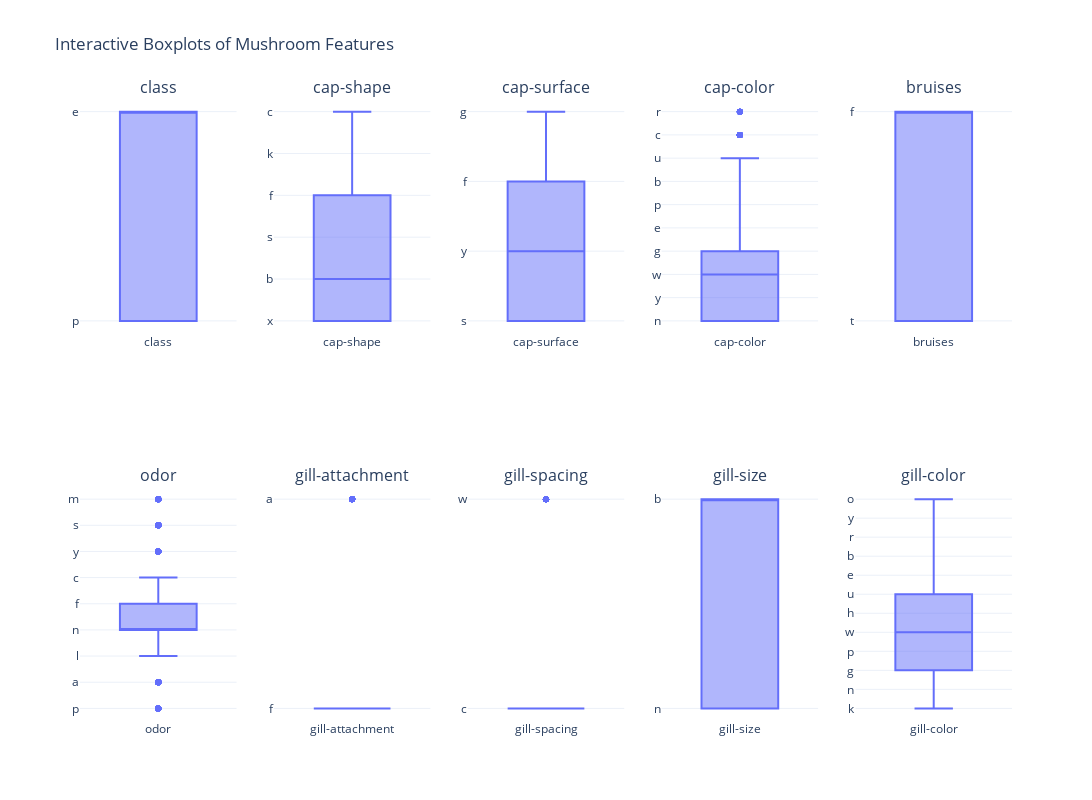

The cell this chart's notebook holds for it:
### Markdown cell above
### Let's see the boxplot to analyze data

### Code cell
cols = list(data.columns)
figs = []
for col in cols:
    fig = px.box(data, y=col, points="all", color_discrete_sequence=["#636EFA"])
    fig.update_layout(title=col, showlegend=False, margin=dict(l=40, r=40, t=40, b=40))
    figs.append(fig)

rows = ceil(len(cols) / 5)
fig = make_subplots(rows=rows, cols=5, subplot_titles=cols)

for i, col in enumerate(cols):
    r, c = divmod(i, 5)
    trace = go.Box(y=data[col], boxpoints="outliers", name=col, marker_color="#636EFA")
    fig.add_trace(trace, row=r+1, col=c+1)


total_plots = rows * 5
if total_plots > len(cols):
    for j in range(len(cols), total_plots):
        r, c = divmod(j, 5)
        fig.add_trace(go.Scatter(x=[], y=[]), row=r+1, col=c+1)
        fig.update_xaxes(visible=False, row=r+1, col=c+1)
        fig.update_yaxes(visible=False, row=r+1, col=c+1)

fig.update_layout(height=400 * rows,width=1200,title_text="Interactive Boxplots of Mushroom Features", showlegend=False,template="plotly_white")
fig.show()

### Figure 1 — Plotly figure (JSON) as saved in the notebook; plotly's stock layout.template omitted (floating-point values rounded to 4 significant figures; data arrays with more than 128 entries replaced by an {"elided": "..."} marker saying what was removed)
{"data": [{"boxpoints": "outliers", "marker": {"color": "#636EFA"}, "name": "class", "type": "box", "xaxis": "x", "y": {"elided": "8124 str values"}, "yaxis": "y"}, {"boxpoints": "outliers", "marker": {"color": "#636EFA"}, "name": "cap-shape", "type": "box", "xaxis": "x2", "y": {"elided": "8124 str values"}, "yaxis": "y2"}, {"boxpoints": "outliers", "marker": {"color": "#636EFA"}, "name": "cap-surface", "type": "box", "xaxis": "x3", "y": {"elided": "8124 str values"}, "yaxis": "y3"}, {"boxpoints": "outliers", "marker": {"color": "#636EFA"}, "name": "cap-color", "type": "box", "xaxis": "x4", "y": {"elided": "8124 str values"}, "yaxis": "y4"}, {"boxpoints": "outliers", "marker": {"color": "#636EFA"}, "name": "bruises", "type": "box", "xaxis": "x5", "y": {"elided": "8124 str values"}, "yaxis": "y5"}, {"boxpoints": "outliers", "marker": {"color": "#636EFA"}, "name": "odor", "type": "box", "xaxis": "x6", "y": {"elided": "8124 str values"}, "yaxis": "y6"}, {"boxpoints": "outliers", "marker": {"color": "#636EFA"}, "name": "gill-attachment", "type": "box", "xaxis": "x7", "y": {"elided": "8124 str values"}, "yaxis": "y7"}, {"boxpoints": "outliers", "marker": {"color": "#636EFA"}, "name": "gill-spacing", "type": "box", "xaxis": "x8", "y": {"elided": "8124 str values"}, "yaxis": "y8"}, {"boxpoints": "outliers", "marker": {"color": "#636EFA"}, "name": "gill-size", "type": "box", "xaxis": "x9", "y": {"elided": "8124 str values"}, "yaxis": "y9"}, {"boxpoints": "outliers", "marker": {"color": "#636EFA"}, "name": "gill-color", "type": "box", "xaxis": "x10", "y": {"elided": "8124 str values"}, "yaxis": "y10"}], "layout": {"annotations": [{"font": {"size": 16}, "showarrow": false, "text": "class", "x": 0.084, "xanchor": "center", "xref": "paper", "y": 1, "yanchor": "bottom", "yref": "paper"}, {"font": {"size": 16}, "showarrow": false, "text": "cap-shape", "x": 0.292, "xanchor": "center", "xref": "paper", "y": 1, "yanchor": "bottom", "yref": "paper"}, {"font": {"size": 16}, "showarrow": false, "text": "cap-surface", "x": 0.5, "xanchor": "center", "xref": "paper", "y": 1, "yanchor": "bottom", "yref": "paper"}, {"font": {"size": 16}, "showarrow": false, "text": "cap-color", "x": 0.708, "xanchor": "center", "xref": "paper", "y": 1, "yanchor": "bottom", "yref": "paper"}, {"font": {"size": 16}, "showarrow": false, "text": "bruises", "x": 0.916, "xanchor": "center", "xref": "paper", "y": 1, "yanchor": "bottom", "yref": "paper"}, {"font": {"size": 16}, "showarrow": false, "text": "odor", "x": 0.084, "xanchor": "center", "xref": "paper", "y": 0.375, "yanchor": "bottom", "yref": "paper"}, {"font": {"size": 16}, "showarrow": false, "text": "gill-attachment", "x": 0.292, "xanchor": "center", "xref": "paper", "y": 0.375, "yanchor": "bottom", "yref": "paper"}, {"font": {"size": 16}, "showarrow": false, "text": "gill-spacing", "x": 0.5, "xanchor": "center", "xref": "paper", "y": 0.375, "yanchor": "bottom", "yref": "paper"}, {"font": {"size": 16}, "showarrow": false, "text": "gill-size", "x": 0.708, "xanchor": "center", "xref": "paper", "y": 0.375, "yanchor": "bottom", "yref": "paper"}, {"font": {"size": 16}, "showarrow": false, "text": "gill-color", "x": 0.916, "xanchor": "center", "xref": "paper", "y": 0.375, "yanchor": "bottom", "yref": "paper"}], "height": 800, "showlegend": false, "title": {"text": "Interactive Boxplots of Mushroom Features"}, "width": 1200, "xaxis": {"anchor": "y", "domain": [0, 0.168]}, "xaxis10": {"anchor": "y10", "domain": [0.832, 1]}, "xaxis2": {"anchor": "y2", "domain": [0.208, 0.376]}, "xaxis3": {"anchor": "y3", "domain": [0.416, 0.584]}, "xaxis4": {"anchor": "y4", "domain": [0.624, 0.792]}, "xaxis5": {"anchor": "y5", "domain": [0.832, 1]}, "xaxis6": {"anchor": "y6", "domain": [0, 0.168]}, "xaxis7": {"anchor": "y7", "domain": [0.208, 0.376]}, "xaxis8": {"anchor": "y8", "domain": [0.416, 0.584]}, "xaxis9": {"anchor": "y9", "domain": [0.624, 0.792]}, "yaxis": {"anchor": "x", "domain": [0.625, 1]}, "yaxis10": {"anchor": "x10", "domain": [0, 0.375]}, "yaxis2": {"anchor": "x2", "domain": [0.625, 1]}, "yaxis3": {"anchor": "x3", "domain": [0.625, 1]}, "yaxis4": {"anchor": "x4", "domain": [0.625, 1]}, "yaxis5": {"anchor": "x5", "domain": [0.625, 1]}, "yaxis6": {"anchor": "x6", "domain": [0, 0.375]}, "yaxis7": {"anchor": "x7", "domain": [0, 0.375]}, "yaxis8": {"anchor": "x8", "domain": [0, 0.375]}, "yaxis9": {"anchor": "x9", "domain": [0, 0.375]}}}
